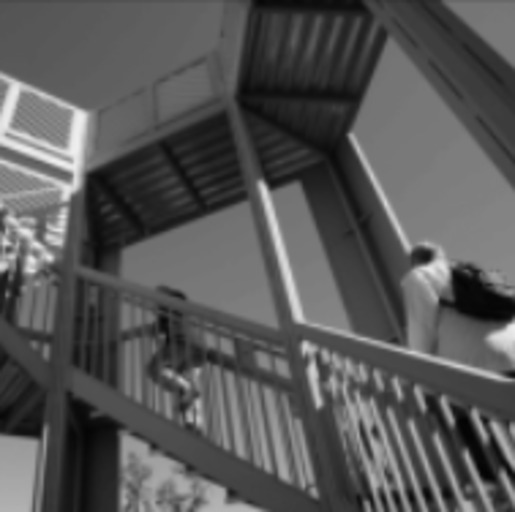
#> input picture Tema/poza.jpg, 515 x 512 px
$ python cerinta_1.py
#> lines starting #> are read from the running program, lines starting #| are printed output that depends on the picture; long printed decimals are rounded
import numpy as np
import cv2 as cv
import matplotlib.pyplot as plt
from scipy.fft import dctn, idctn

X = np.array(plt.imread("poza.jpg"))
#> X is the input picture: shape (512, 515); min 2, max 240, mean 87
X = cv.resize(X, (512, 512))
#> X: shape (512, 512)
"""plt.imshow(X, cmap=plt.cm.gray)
plt.show()"""

Y1 = dctn(X, type=1)
Y2 = dctn(X, type=2)
Y3 = dctn(X, type=3)
Y4 = dctn(X, type=4)
freq_db_1 = 20*np.log10(abs(Y1))
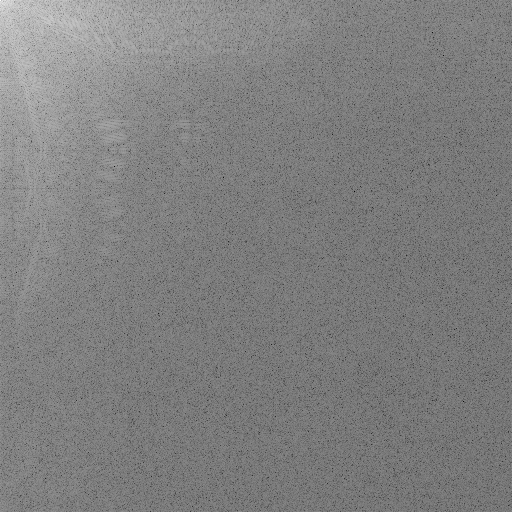
#> freq_db_1: shape (512, 512) float64; min -55.15, max 159.2, mean 52; drawn with min black and max white
freq_db_2 = 20*np.log10(abs(Y2))
freq_db_3 = 20*np.log10(abs(Y3))
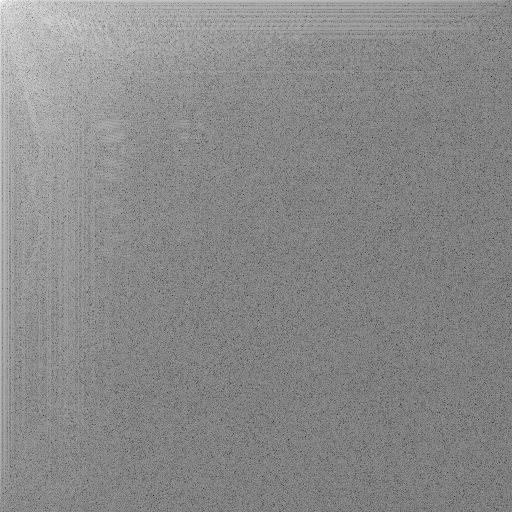
#> freq_db_3: shape (512, 512) float64; min -60.99, max 151.3, mean 53.4; drawn with min black and max white
freq_db_4 = 20*np.log10(abs(Y4))

"""plt.subplot(221).imshow(freq_db_1)
plt.subplot(222).imshow(freq_db_2)
plt.subplot(223).imshow(freq_db_3)
plt.subplot(224).imshow(freq_db_4)
plt.show()"""

k = 120

Y_ziped = Y2.copy()
Y_ziped[k:] = 0
X_ziped = idctn(Y_ziped)

"""plt.imshow(X_ziped, cmap=plt.cm.gray)
plt.show()"""

Q_down = 10

X_jpeg = X.copy()
X_jpeg = Q_down*np.round(X_jpeg/Q_down);

"""plt.subplot(121).imshow(X, cmap=plt.cm.gray)
plt.title('Original')
plt.subplot(122).imshow(X_jpeg, cmap=plt.cm.gray)
plt.title('Down-sampled')
plt.show()"""

Q_jpeg = [[16, 11, 10, 16, 24, 40, 51, 61],
          [12, 12, 14, 19, 26, 28, 60, 55],
          [14, 13, 16, 24, 40, 57, 69, 56],
          [14, 17, 22, 29, 51, 87, 80, 62],
          [18, 22, 37, 56, 68, 109, 103, 77],
          [24, 35, 55, 64, 81, 104, 113, 92],
          [49, 64, 78, 87, 103, 121, 120, 101],
          [72, 92, 95, 98, 112, 100, 103, 99]]

quant_cos = np.zeros((512, 512))
y_nnz_total = 0
y_jpeg_nnz_total = 0


def zigzag(mat):
    order = [
        0,  1,  8,  16, 9,  2,  3,  10,
        17, 24, 32, 25, 18, 11, 4,  5,
        12, 19, 26, 33, 40, 48, 41, 34,
        27, 20, 13, 6,  7,  14, 21, 28,
        35, 42, 49, 56, 57, 50, 43, 36,
        29, 22, 15, 23, 30, 37, 44, 51,
        58, 59, 52, 45, 38, 31, 39, 46,
        53, 60, 61, 54, 47, 55, 62, 63
    ]
    flat = mat.flatten()
    return flat[order]


def inv_zig(zig):
    mat = np.zeros((8, 8))
    order = [
        (0, 0), (0, 1), (1, 0), (2, 0), (1, 1), (0, 2), (0, 3), (1, 2),
        (2, 1), (3, 0), (4, 0), (3, 1), (2, 2), (1, 3), (0, 4), (0, 5),
        (1, 4), (2, 3), (3, 2), (4, 1), (5, 0), (6, 0), (5, 1), (4, 2),
        (3, 3), (2, 4), (1, 5), (0, 6), (0, 7), (1, 6), (2, 5), (3, 4),
        (4, 3), (5, 2), (6, 1), (7, 0), (7, 1), (6, 2), (5, 3), (4, 4),
        (3, 5), (2, 6), (1, 7), (2, 7), (3, 6), (4, 5), (5, 4), (6, 3),
        (7, 2), (7, 3), (6, 4), (5, 5), (4, 6), (3, 7), (4, 7), (5, 6),
        (6, 5), (7, 4), (7, 5), (6, 6), (5, 7), (6, 7), (7, 6), (7, 7)
    ]

    for i, (r, c) in enumerate(order):
        if i < len(zig):
            mat[r, c] = zig[i]

    return mat


def rle(zig):
    result = []
    pair = [0, 0]
    for num in zig:
        if num == 0:
            pair[0] += 1
        else:
            pair[1] = int(num)
            new_pair = pair.copy()
            result += [new_pair]
            pair[0] = 0
    return result


def inv_rle(pairs):
    result = []
    for p in pairs:
        for i in range(p[0]):
            result.append(0)
        result.append(p[1])
    tail = 64 - len(result)
    for i in range(tail):
        result.append(0)
    return result


def huffman(freqs):
    codes = {}
    for f in freqs:
        codes[f] = ""
    l = len(freqs)
    while l > 1:
        m1 = 2**31-2
        p1 = (0, 0)
        m2 = 2**31-4
        p2 = (0, 0)
        for f in freqs:
            if freqs[f] <= m1:
                m2 = m1
                m1 = freqs[f]
                p2 = p1
                p1 = f
            elif freqs[f] <= m2:
                m2 = freqs[f]
                p2 = f
        del freqs[p1]
        del freqs[p2]
        freqs[p1 + p2] = m1 + m2
        for i in range(0, len(p1), 2):
            codes[(p1[i], p1[i+1])] = "0" + codes[(p1[i], p1[i+1])]
        for i in range(0, len(p2), 2):
            codes[(p2[i], p2[i+1])] = "1" + codes[(p2[i], p2[i+1])]
        #print(freqs)
        #print(codes)
        #print(l)
        l -= 1
    return codes


def encoding(pairs, codes):
    result = ""
    for p in pairs:
        t_pair = (p[0], p[1])
        result += codes[t_pair]
    return result


def decoding(bitstream, codes):
    inv_codes = {v: k for k, v in codes.items()}
    result = []
    buffer = ""

    for bit in bitstream:
        buffer += bit
        if buffer in inv_codes:
            result.append(inv_codes[buffer])
            buffer = ""

    return result


freqs = {}

for i in range(0, 512, 8):
    for j in range(0, 512, 8):
        x = X[i:i+8, j:j+8]
        y = dctn(x)
        y_jpeg = np.round(y / Q_jpeg)
        zig = zigzag(y_jpeg)
        pairs = rle(zig)
        for pair in pairs:
            t_pair = (pair[0], pair[1])
            freqs[t_pair] = freqs.get(t_pair, 0) + 1

        x_jpeg = idctn(y_jpeg)
        y_nnz = np.count_nonzero(y)
        y_nnz_total += y_nnz
        y_jpeg_nnz = np.count_nonzero(y_jpeg)
        y_jpeg_nnz_total += y_jpeg_nnz
        quant_cos[i:i+8, j:j+8] = x_jpeg
        """print('Componente în frecvență: ' + str(y_nnz) +
              '\nComponente în frecvență după cuantizare: ' + str(y_jpeg_nnz))
        plt.subplot(121).imshow(x, cmap=plt.cm.gray)
        plt.title('Original')
        plt.subplot(122).imshow(x_jpeg, cmap=plt.cm.gray)
        plt.title('JPEG')
        plt.show()"""
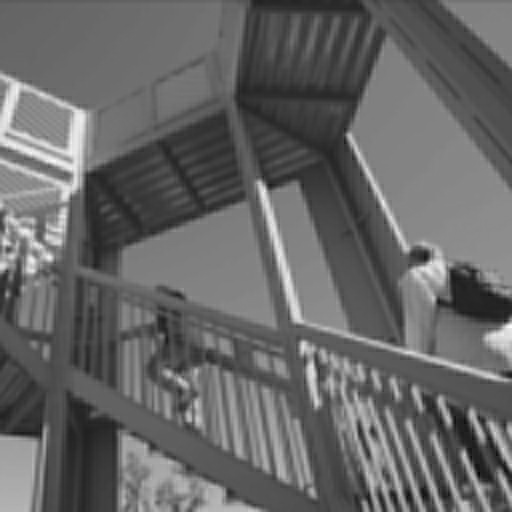
#> quant_cos: shape (512, 512) float64; min -2.26, max 16.77, mean 5.44; drawn with min black and max white
#> after the loop, freqs = 2833 items; y_jpeg_nnz_total = 59830; y_nnz_total = 240502

codes = huffman(freqs)
#> the loop in huffman, `for f in freqs:` made 2833 passes
#> f on passes 1 to 3: (0, 1286), (1, -42), (0, -12)
#> after the loop in huffman, `for f in freqs:`: codes = 2833 items
#> in huffman, `l = len(freqs)`: l = 2833
#> the loop in huffman, `while l > 1:` made 2832 passes
#> l on passes 1 to 3: 2832, 2831, 2830
#> after the loop in huffman, `while l > 1:`: freqs = 1 item; l = 1
#> codes = 2833 items
# print(codes)

print('Componente în frecvență: ' + str(y_nnz_total) +
              '\nComponente în frecvență după cuantizare: ' + str(y_jpeg_nnz_total))
#| Componente în frecvență: 240502
#| Componente în frecvență după cuantizare: 59830

"""plt.subplot(121).imshow(X, cmap=plt.cm.gray)
plt.subplot(122).imshow(quant_cos, cmap=plt.cm.gray)
plt.show()"""


def snr(original, with_noise):
    s_power = np.sum(original ** 2)
    n_power = np.sum((original - with_noise) ** 2)
    return np.real(10 * np.log10(s_power / n_power))


B = np.array([
    [-26, -3, -6,  2,  2, -1,  0,  0],
    [0, -2, -4,  1,  1,  0,  0,  0],
    [-3,  1,  5, -1, -1,  0,  0,  0],
    [-3,  1,  2, -1,  0,  0,  0,  0],
    [1,  0,  0,  0,  0,  0,  0,  0],
    [0,  0,  0,  0,  0,  0,  0,  0],
    [0,  0,  0,  0,  0,  0,  0,  0],
    [0,  0,  0,  0,  0,  0,  0,  0]
])

def full_encoding(X):
    result = []
    for i in range(0, 512, 8):
        result.append([])
        for j in range(0, 512, 8):
            x = X[i:i + 8, j:j + 8]
            y = dctn(x)
            y_jpeg = np.round(y / Q_jpeg)
            zig = zigzag(y_jpeg)
            pairs = rle(zig)
            result[i // 8].append(encoding(pairs, codes))
    return result


def full_decoding(coded):
    X = np.zeros((512, 512))
    for i in range(64):
        for j in range(64):
            pairs = decoding(coded[i][j], codes)
            zig = inv_rle(pairs)
            cos = inv_zig(zig)
            dequant = Q_jpeg * cos
            block = idctn(dequant)
            X[8*i:8*(i+1), 8*j:8*(j+1)] = block

    return X

coded_X = full_encoding(X)
#> after the loop in full_encoding, `for i in range(0, 512, 8):`: result = 64 items
#> coded_X = 64 items
decoded_X = full_decoding(coded_X)
bytes = 0
for row in coded_X:
    for cod in row:
        bytes += len(cod)
#> this loop made 64 passes
print(f"Total Bits: {bytes}")
#| Total Bits: 430288

print(f"SNR: {snr(X, decoded_X)}")
#| SNR: 29.467

plt.figure(figsize=(10, 5))

plt.subplot(121)
plt.imshow(X, cmap=plt.cm.gray)
plt.title('Original')

plt.subplot(122)
plt.imshow(decoded_X, cmap=plt.cm.gray)
plt.title('Encoded & Decoded')

plt.show()
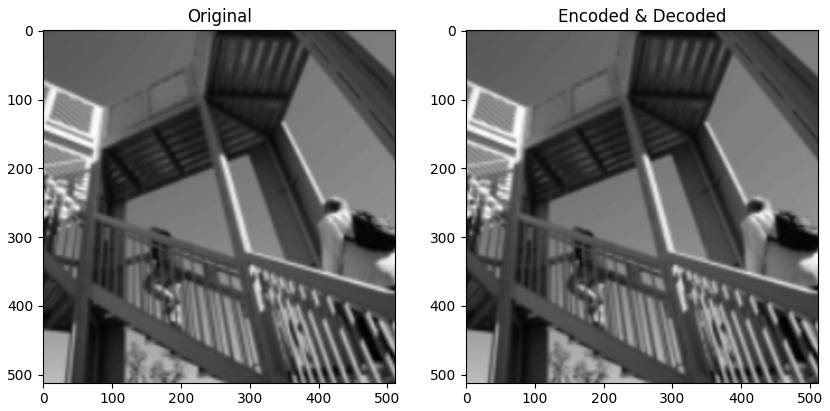
#> figure drawn by matplotlib, 2 panels
